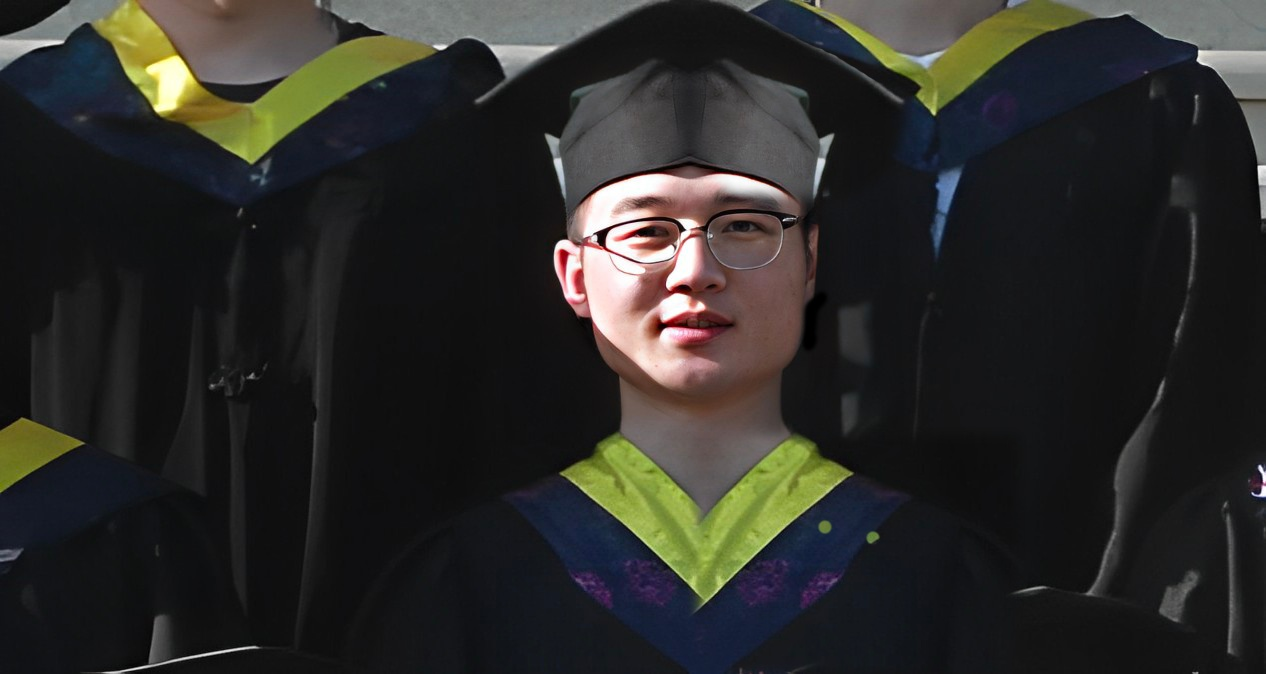
#> input picture baseOpenCV/pic/0.jpg, 1266 x 674 px
$ python '09 histogramProcess.py'
#> lines starting #> are read from the running program, lines starting #| are printed output that depends on the picture
# -*-coding: utf-8 -*-
# @Time    : 2023/4/27 20:13
# @Author  : 刘少博
# @File    : 09 histogramProcess.py

import numpy as np
import cv2 as cv
import matplotlib.pyplot as plt

img = cv.imread("./pic/0.jpg", 0)  # 以灰度形式读入图像
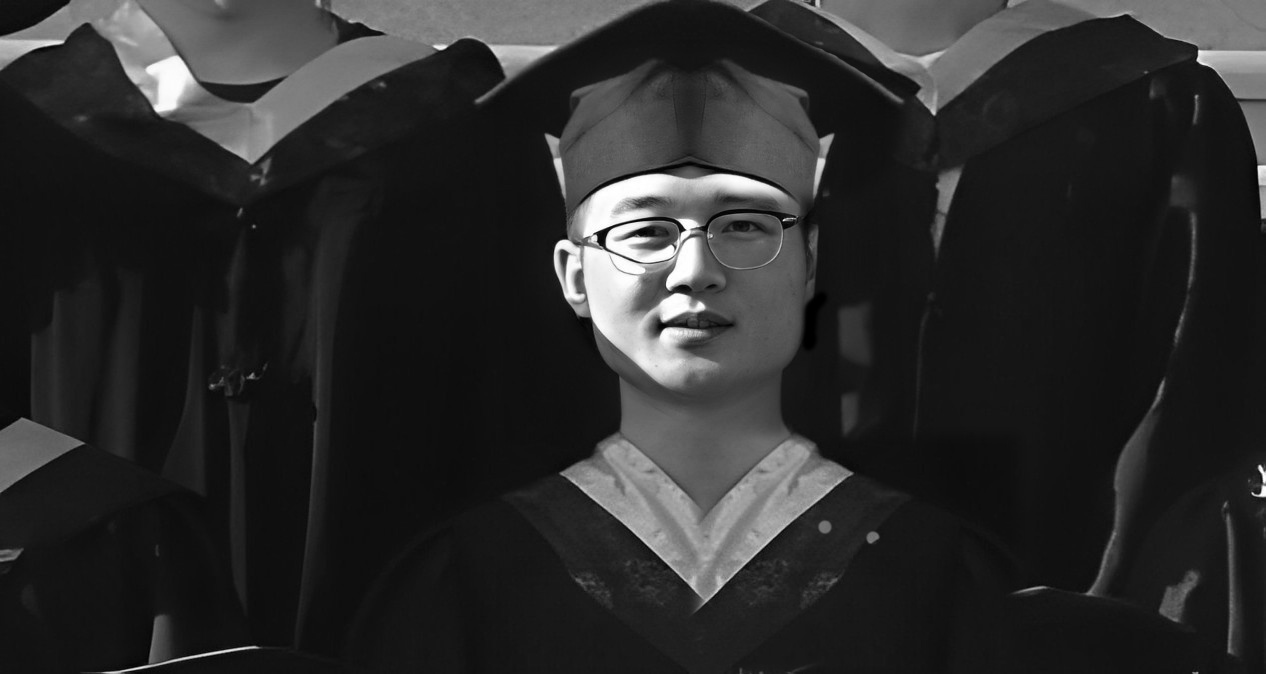
#> img: shape (674, 1266); min 0, max 255, mean 43.2
plt.imshow(img, cmap=plt.cm.gray)  # 以灰度图的形式显示
plt.show()

hist = cv.calcHist([img], [0], None, [256], [0, 256])  # 参数1：图像 参数2：通道 参数3：Mask 参数4：bins个数 参数5：图像的灰度范围
#> hist = 256 values, max 67777 at index 17, min 68 at index 2, mean 3333.1

plt.figure(figsize=(10, 8))
plt.plot(hist)
plt.show()
#> figure, not shown here; curve peaks at x = 17, y = 67777

mask = np.zeros(img.shape[:2], np.uint8)  # 掩膜设置
mask[200:400, 600:800] = 1
plt.imshow(mask, cmap=plt.cm.gray)
plt.show()
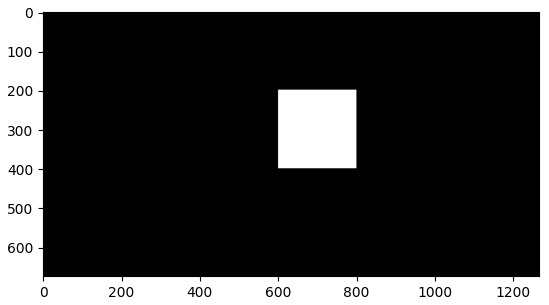
#> figure drawn by matplotlib, 1 panel

mask_img = cv.bitwise_and(img, img, mask=mask)  # cv与操作
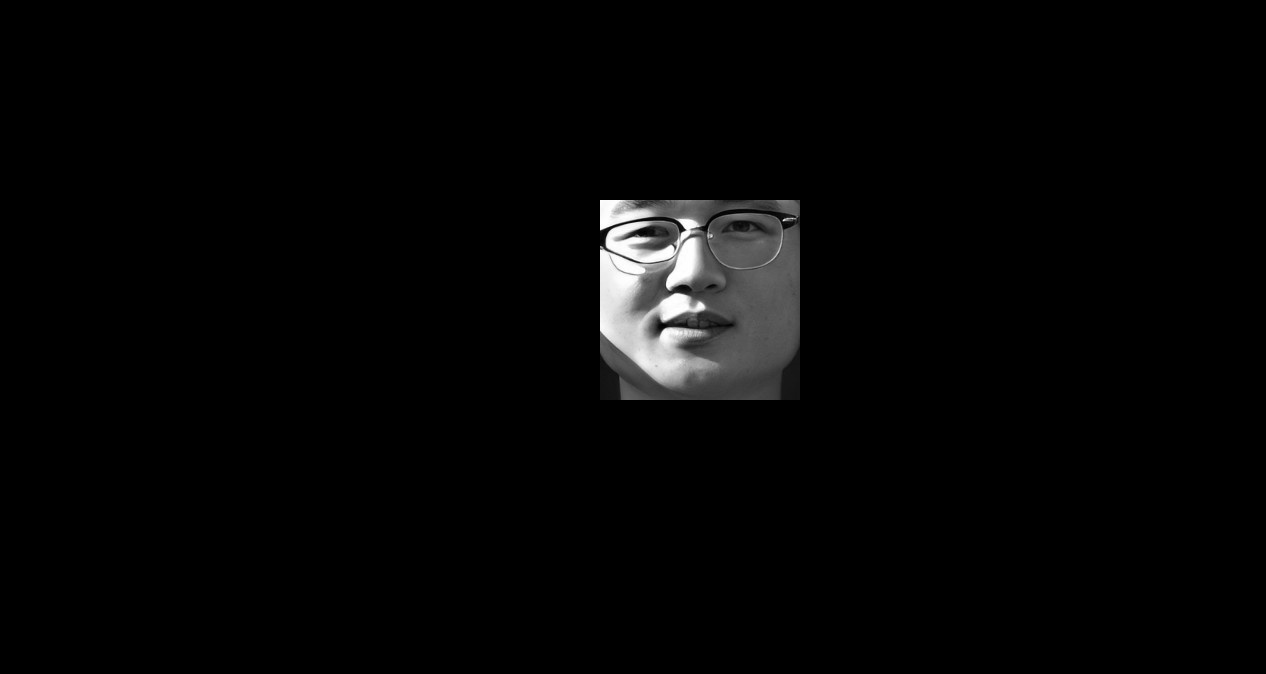
#> mask_img: shape (674, 1266); min 0, max 255, mean 5.4
plt.imshow(mask_img, cmap=plt.cm.gray)
plt.show()

mask_hist = cv.calcHist([img], [0], mask, [256], [0, 256])  # 添加掩膜后的图像直方图
#> mask_hist = 256 values, max 1060 at index 86, min 6 at index 0, mean 156.2
plt.figure(figsize=(10, 8))
plt.plot(mask_hist)
plt.show()
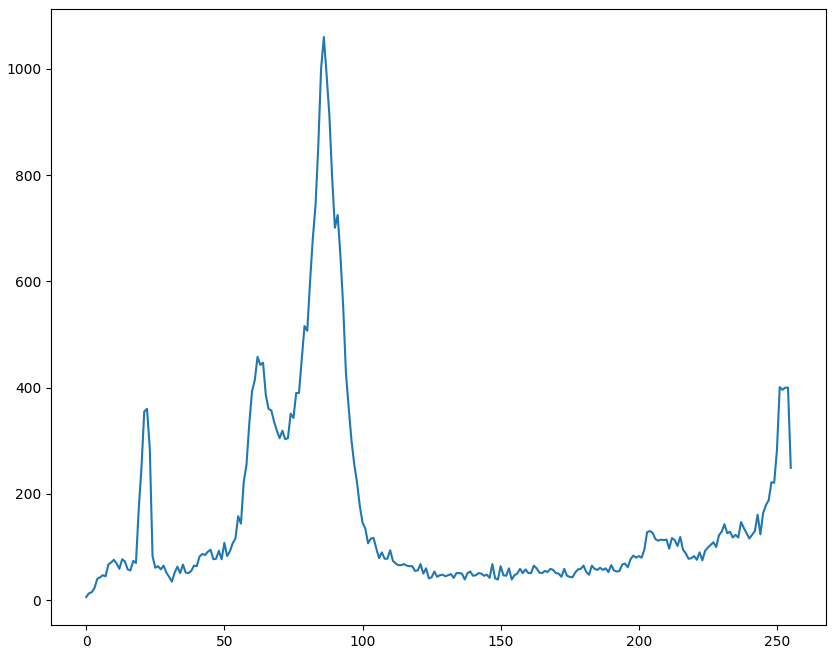
#> figure drawn by matplotlib, 1 panel; curve peaks at x = 86, y = 1060

dst = cv.equalizeHist(img)  # 直方图均衡化
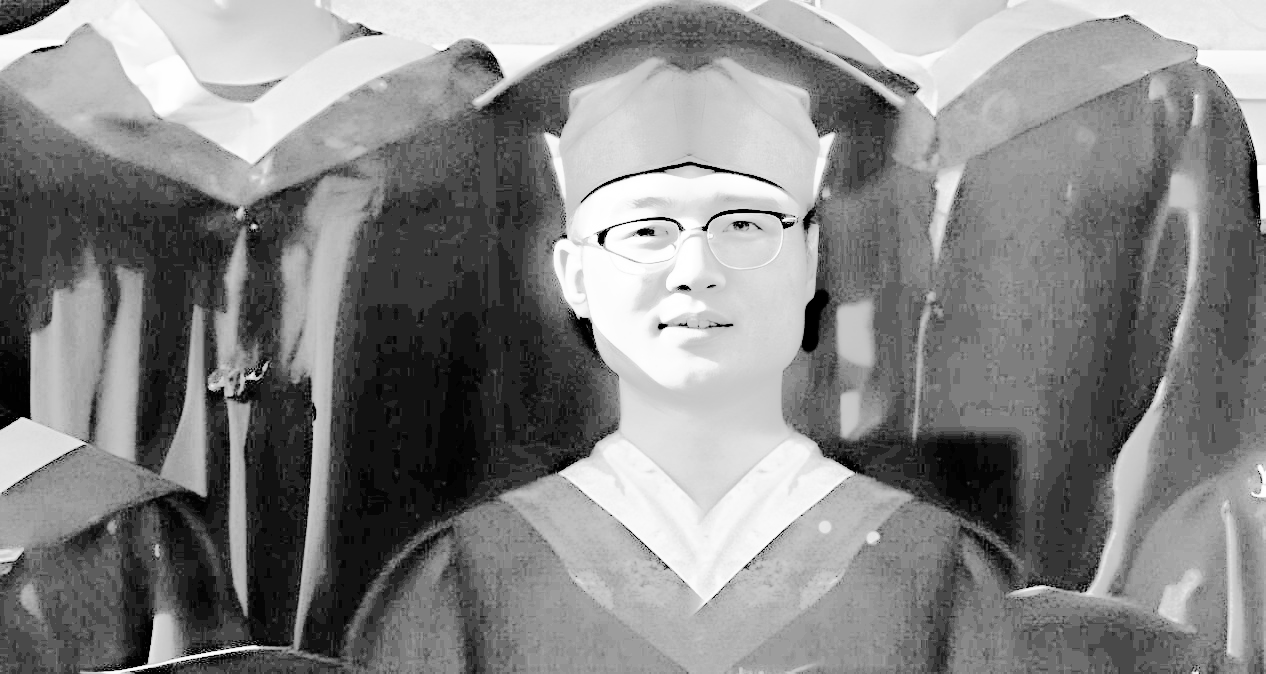
#> dst: shape (674, 1266); min 0, max 255, mean 132.4
plt.imshow(dst, cmap=plt.cm.gray)
plt.show()

cl = cv.createCLAHE(2.0, (16, 16))  # 自适应均衡化设置
clahe = cl.apply(img)  # 应用到图像
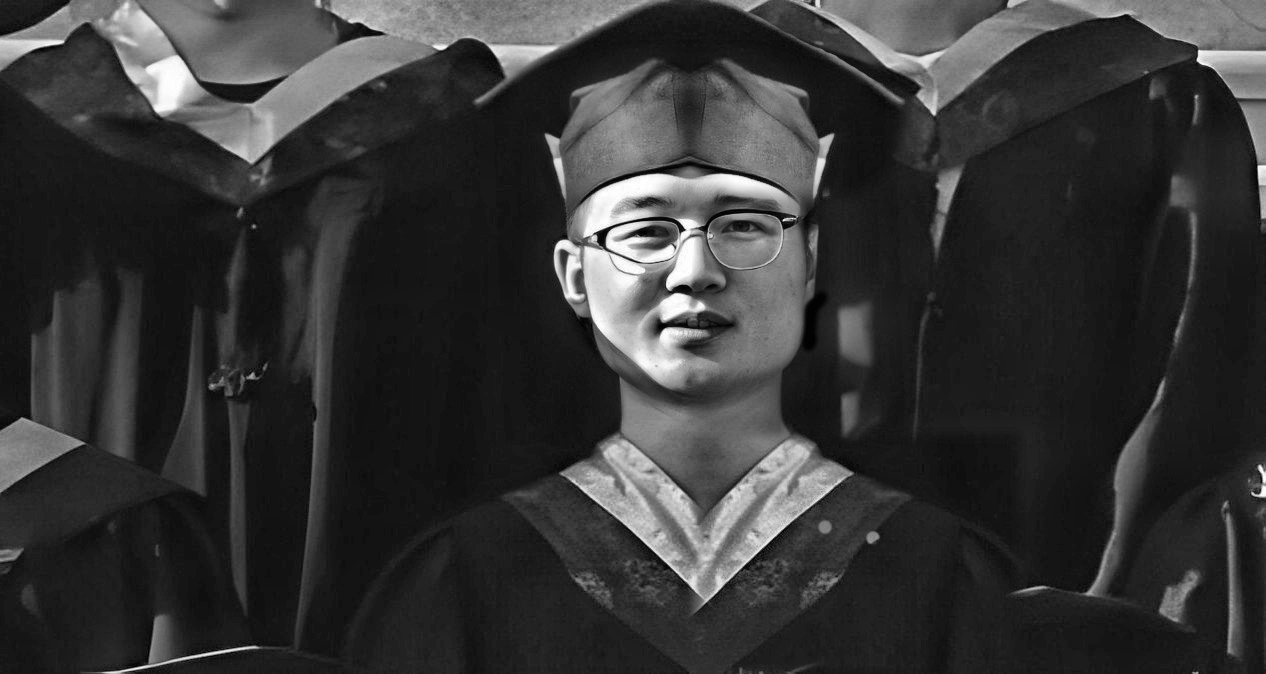
#> clahe: shape (674, 1266); min 0, max 255, mean 53.4
plt.imshow(clahe, cmap=plt.cm.gray)
plt.show()

$ run again, with baseOpenCV/pic/1.jpg copied over baseOpenCV/pic/0.jpg
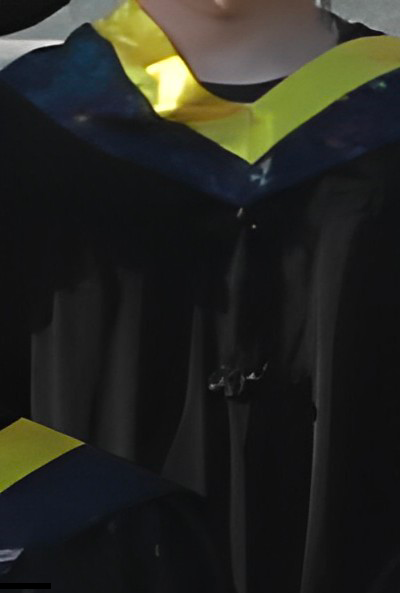
#> input picture baseOpenCV/pic/1.jpg, 400 x 600 px
#> hist = 256 values, max 79110 at index 21, min 0 at index 1, mean 937.5
#> `plt.show()`:
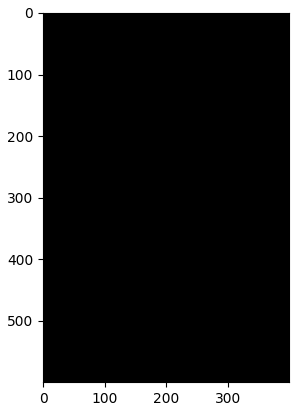
#> figure drawn by matplotlib, 1 panel
#> mask_img: shape (600, 400); every value is 0
#> mask_hist = 256 values from 0 to 0
#> `clahe = cl.apply(img)`:
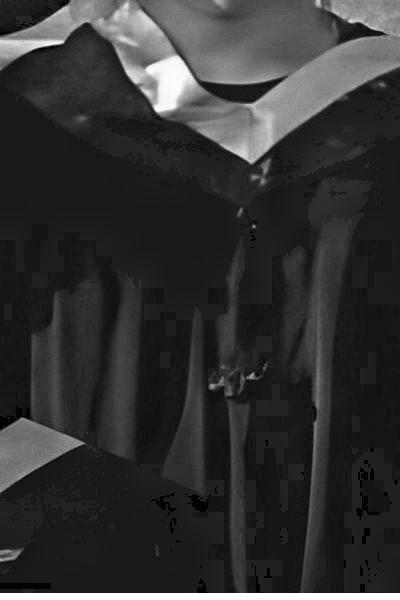
#> clahe: shape (600, 400); min 1, max 255, mean 50

$ run again, with baseOpenCV/pic/2.jpg copied over baseOpenCV/pic/0.jpg
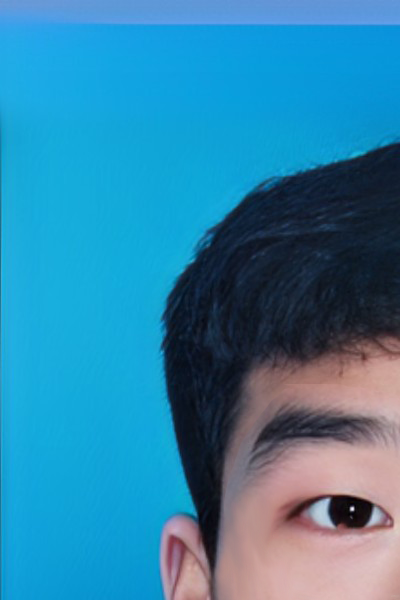
#> input picture baseOpenCV/pic/2.jpg, 400 x 600 px
#> hist = 256 values, max 18061 at index 28, min 0 at index 1, mean 937.5
#> `plt.show()`:
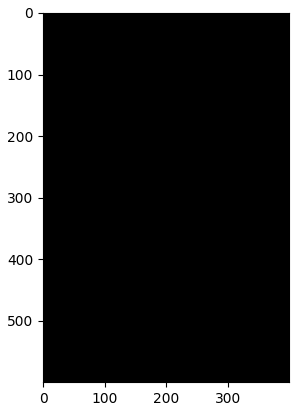
#> figure drawn by matplotlib, 1 panel
#> mask_img: shape (600, 400); every value is 0
#> mask_hist = 256 values from 0 to 0
#> `clahe = cl.apply(img)`:
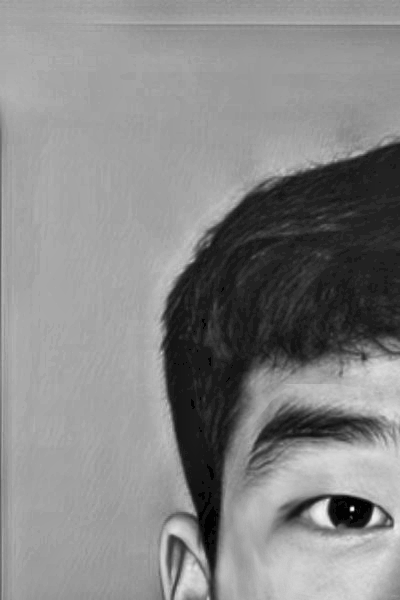
#> clahe: shape (600, 400); min 2, max 246, mean 134.1
